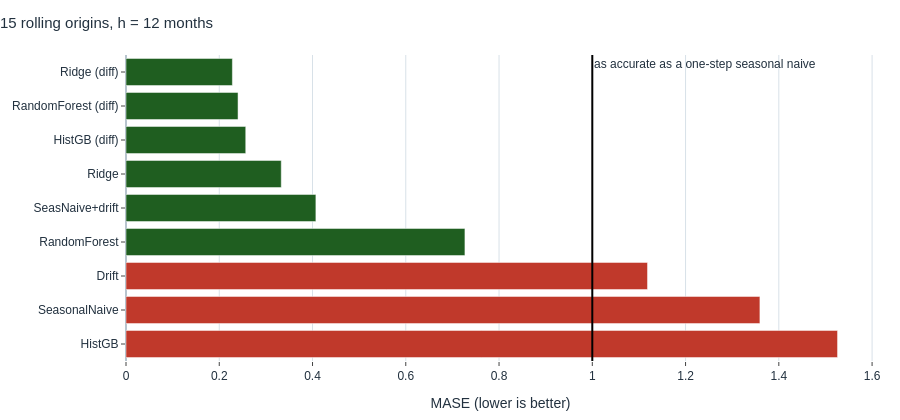

The notebook cell this image was saved under:
### Code cell
sm = summary.sort_values("MASE", ascending=False)
fig = go.Figure(go.Bar(
    x=sm.MASE, y=sm.index, orientation="h",
    marker_color=[E.COLOURS["dark_green"] if v < 1 else E.COLOURS["red"] for v in sm.MASE]))
fig.add_vline(x=1.0, line_color="black", line_width=2,
              annotation_text="as accurate as a one-step seasonal naive")
fig.update_layout(title=f"{bt.origin.nunique()} rolling origins, h = {H} months",
                  xaxis_title="MASE (lower is better)", height=420)
fig.show()

### Figure 1 — Plotly figure (JSON) as saved in the notebook; plotly's stock layout.template omitted (floating-point values rounded to 4 significant figures)
{"data": [{"marker": {"color": ["#C0392B", "#C0392B", "#C0392B", "#1F5E20", "#1F5E20", "#1F5E20", "#1F5E20", "#1F5E20", "#1F5E20"]}, "orientation": "h", "type": "bar", "x": [1.526, 1.359, 1.118, 0.7268, 0.4072, 0.333, 0.2568, 0.2403, 0.2282], "y": ["HistGB", "SeasonalNaive", "Drift", "RandomForest", "SeasNaive+drift", "Ridge", "HistGB (diff)", "RandomForest (diff)", "Ridge (diff)"]}], "layout": {"annotations": [{"showarrow": false, "text": "as accurate as a one-step seasonal naive", "x": 1, "xanchor": "left", "xref": "x", "y": 1, "yanchor": "top", "yref": "y domain"}], "height": 420, "shapes": [{"line": {"color": "black", "width": 2}, "type": "line", "x0": 1, "x1": 1, "xref": "x", "y0": 0, "y1": 1, "yref": "y domain"}], "title": {"text": "15 rolling origins, h = 12 months"}, "xaxis": {"title": {"text": "MASE (lower is better)"}}}}
